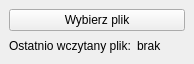
<?xml version="1.0" encoding="UTF-8"?>
<ui version="4.0">
 <class>EgibGmlDockWidgetBase</class>
 <widget class="QDockWidget" name="EgibGmlDockWidgetBase">
  <property name="geometry">
   <rect>
    <x>0</x>
    <y>0</y>
    <width>194</width>
    <height>83</height>
   </rect>
  </property>
  <property name="windowTitle">
   <string>EGiB GML</string>
  </property>
  <widget class="QWidget" name="dockWidgetContents">
   <property name="maximumSize">
    <size>
     <width>16777215</width>
     <height>64</height>
    </size>
   </property>
   <layout class="QGridLayout" name="gridLayout">
    <item row="0" column="0">
     <widget class="QPushButton" name="fileButton">
      <property name="text">
       <string>Wybierz plik</string>
      </property>
     </widget>
    </item>
    <item row="1" column="0">
     <layout class="QHBoxLayout" name="horizontalLayout">
      <item>
       <widget class="QLabel" name="label_3">
        <property name="maximumSize">
         <size>
          <width>141</width>
          <height>16777215</height>
         </size>
        </property>
        <property name="text">
         <string>Ostatnio wczytany plik:</string>
        </property>
       </widget>
      </item>
      <item>
       <widget class="QLabel" name="filePathLabel">
        <property name="text">
         <string>brak</string>
        </property>
       </widget>
      </item>
     </layout>
    </item>
   </layout>
  </widget>
 </widget>
 <resources/>
 <connections/>
</ui>
